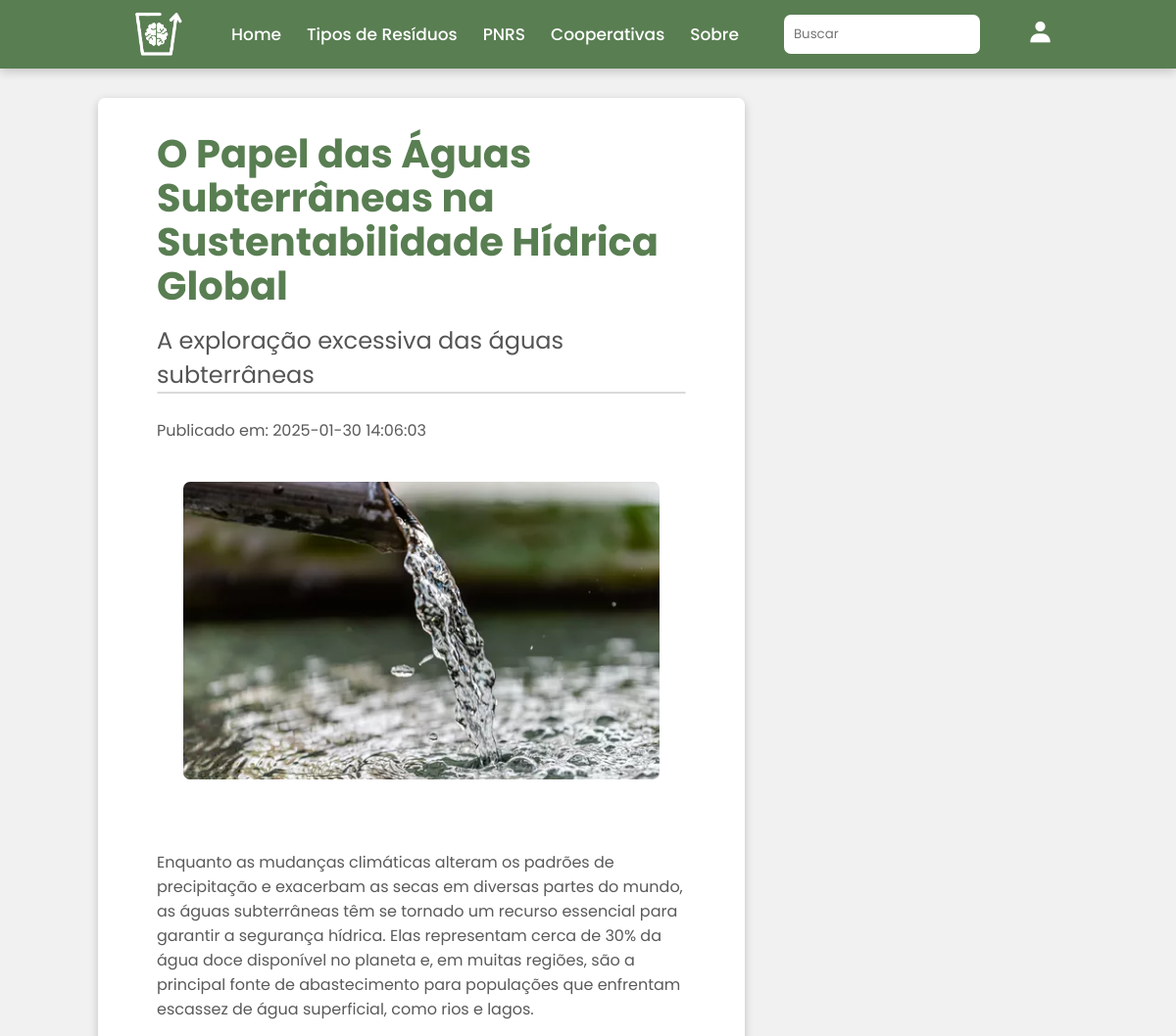
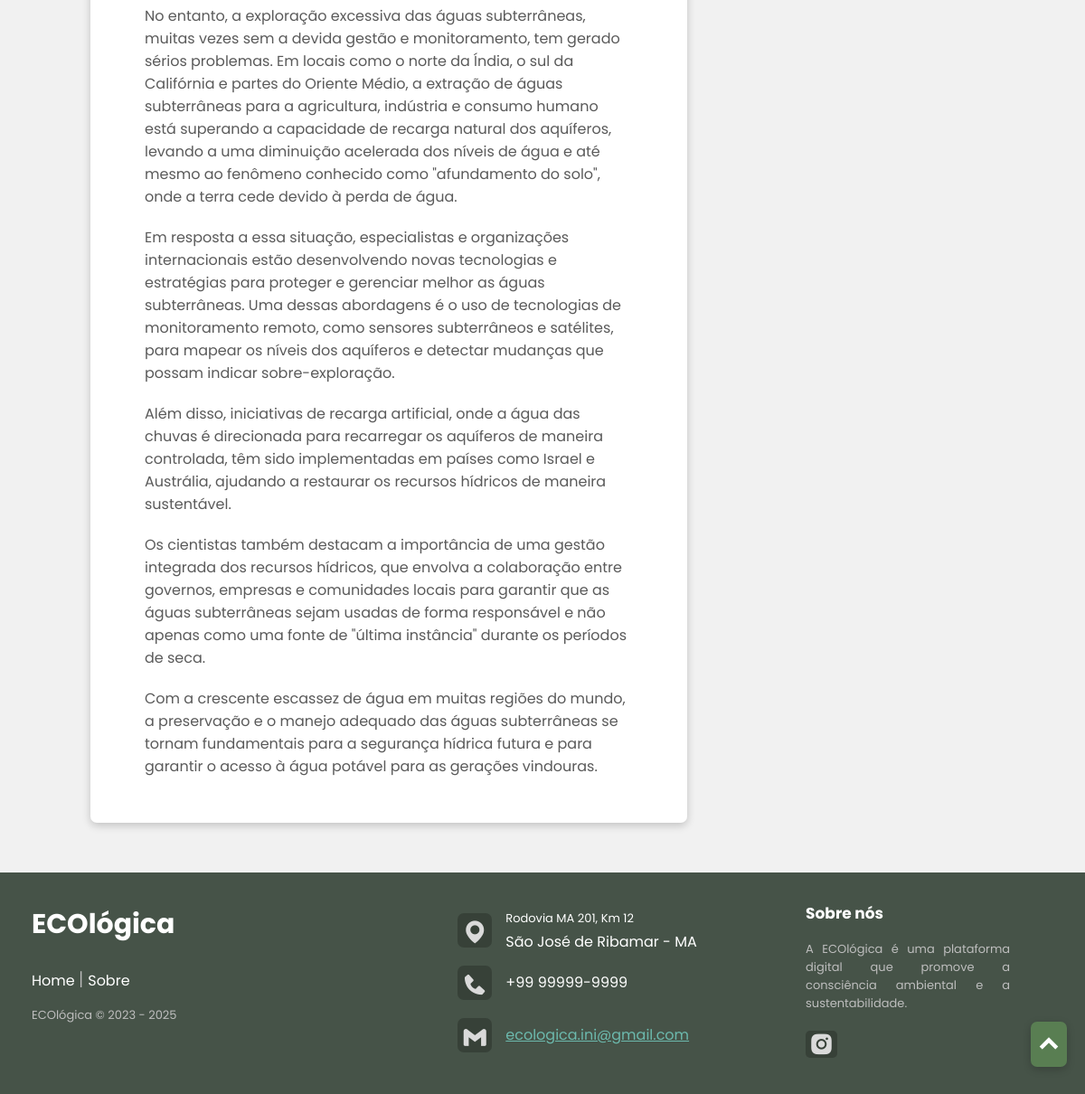
/noticia.php?id=23, run on the app's committed database (2 pictures, top to bottom).
### tables this page shows
CREATE TABLE `noticias` (
  `id` int(11) NOT NULL,
  `titulo` varchar(255) NOT NULL,
  `subtitulo` varchar(255) NOT NULL,
  `conteudo` text NOT NULL,
  `imagem_principal` varchar(255) NOT NULL,
  `em_destaque` tinyint(1) DEFAULT 0,
  `data_criacao` timestamp NOT NULL DEFAULT current_timestamp()
);

### noticia.php (the view, shortened to what this page needs)
<!DOCTYPE html>
<html lang="pt-BR">
<head>
    <link rel="stylesheet" href="paginas.css">
    <link href='https://unpkg.com/boxicons@2.1.4/css/boxicons.min.css' rel='stylesheet'>
</head>
<body>
    <nav>
        <div class="nav-bar">
            <div class="logo-cabecalho"><a href="index.php"><img src="logos/logo.jpg"></a></div>
            <div class="menu">
                <ul class="nav-links">
                    <li><a href="index.php">Home</a></li>
                    <li><a href="residuos.php">Tipos de Resíduos</a></li>
                    <li><a href="PNRS.php">PNRS</a></li>
                    <li><a href="cooperativas.php">Cooperativas</a></li>
                    <li><a href="sobre.php">Sobre</a></li>
                </ul>
            </div>
            <div class="searchBox">
                <form action="consultar.php" method="GET" class="search-field">
                    <input type="text" name="query" placeholder="Buscar" required>
                 </form>
            </div>
            <div class="user">
                <div class="user-container">
                    <?php if (isset($_SESSION['nome'])): ?>
                        <span><?php echo " " . $_SESSION[ 'nome']; ?></span>
                        <div class="user-modal">
                            <button class="modal-button" onclick="window.location.href='logout.php'">Logout</button>
                            <?php if (isset($_SESSION['fkPerfil']) && $_SESSION['fkPerfil'] == 1): ?>
                                <button class="modal-button" onclick="window.location.href='postar.php'">Postar</button>
                            <?php endif; ?>
                            <?php if (isset($_SESSION['fkPerfil']) && $_SESSION['fkPerfil'] == 1): ?>
                                <button class="modal-button" onclick="window.location.href='listar.php'">Editar</button>
                            <?php endif; ?>
                        </div>
                    <?php else: ?>
                        <button class="session"><i class='bx bxs-user'></i></button>
                    <?php endif; ?>
                </div>
            </div>
        </div>
    </nav>
    <div class="pagina">
        <div class="conteudo">
            <?php
            if (isset($_GET['id'])) {
                $conn = new mysqli('localhost', 'root', '', 'ecologica');
                $id = $_GET['id'];
                $sql = "SELECT * FROM noticias WHERE id = $id";
                $result = $conn->query($sql);
                if ($result->num_rows > 0) {
                    $row = $result->fetch_assoc();
                    echo '<h1 class="titulo-conteudo">' . $row['titulo'] . '</h1>';
                    echo '<h2 class="subtitulo-noticia">' . $row['subtitulo'] . '</h2>';
                    echo '<hr class="divisao">';
                    echo '<p class="info-noticia">Publicado em: ' . $row['data_criacao'] . '</p>';
                    echo '<div class="imagens"><img src="uploads/' . $row['imagem_principal'] . '" alt="Imagem da Notícia"></div>';
                    echo '<p class="texto-noticia">' . $row['conteudo'] . '</p>';
                } else {
                    echo '<p>Notícia não encontrada.</p>';
                }
            }
            ?>
        </div>
    </div>
    <a class="topbtn" href="#"><i class="bx bxs-chevron-up"></i></a>
        <footer class="footer">
        <div class="footer-left">
            <h3>ECOlógica</h3>
            <p class="footer-links">
                <a href="index.php" class="link-1">Home</a>
                <a href="sobre.php">Sobre</a>
            </p>
            <p class="footer-company-name">ECOlógica © 2023 - 2025</p>
        </div>
        <div class="footer-center">
            <div><i class="bx bxs-map"></i><p><span>Rodovia MA 201, Km 12</span> São José de Ribamar - MA</p></div>
            <div><i class="bx bxs-phone"></i><p>+99 99999-9999</p></div>
            <div><i class="bx bxl-gmail"></i><p><a href="mailto:ecologica.ini@gmail.com">ecologica.ini@gmail.com</a></p></div>
        </div>
        <div class="footer-right">
            <p class="footer-company-about">
                <span>Sobre nós</span>
                A ECOlógica é uma plataforma digital que promove a consciência ambiental e a sustentabilidade.
            </p>
            <div class="footer-icons">
                <a href="https://www.instagram.com/ecologica_ofc/"><i class="bx bxl-instagram-alt"></i></a>
            </div>
        </div>
    </footer>
</body>
</html>

### data on the page
noticias: titulo "O Papel das Águas Subterrâneas na Sustentabilidade Hídrica Global", subtitulo "A exploração excessiva das águas subterrâneas", data_criacao "2025-01-30 14:06:03", imagem_principal (picture), conteudo "Enquanto as mudanças climáticas alteram os padrões de precipitação e exacerbam as secas em diversas partes do mundo, as águas subterrâneas têm se tornado um recurso essencial para garantir a segurança hídrica. Elas representam cerca de 30% da água doce disponível no planeta e, em muitas regiões, são a principal fonte de abastecimento para populações que enfrentam escassez de água superficial, como rios e lagos. No entanto, a exploração excessiva das águas subterrâneas, muitas vezes sem a devida gestão e monitoramento, tem gerado sérios problemas. Em locais como o norte da Índia, o sul da Califórnia e partes do Oriente Médio, a extração de águas subterrâneas para a agricultura, indústria e…"
